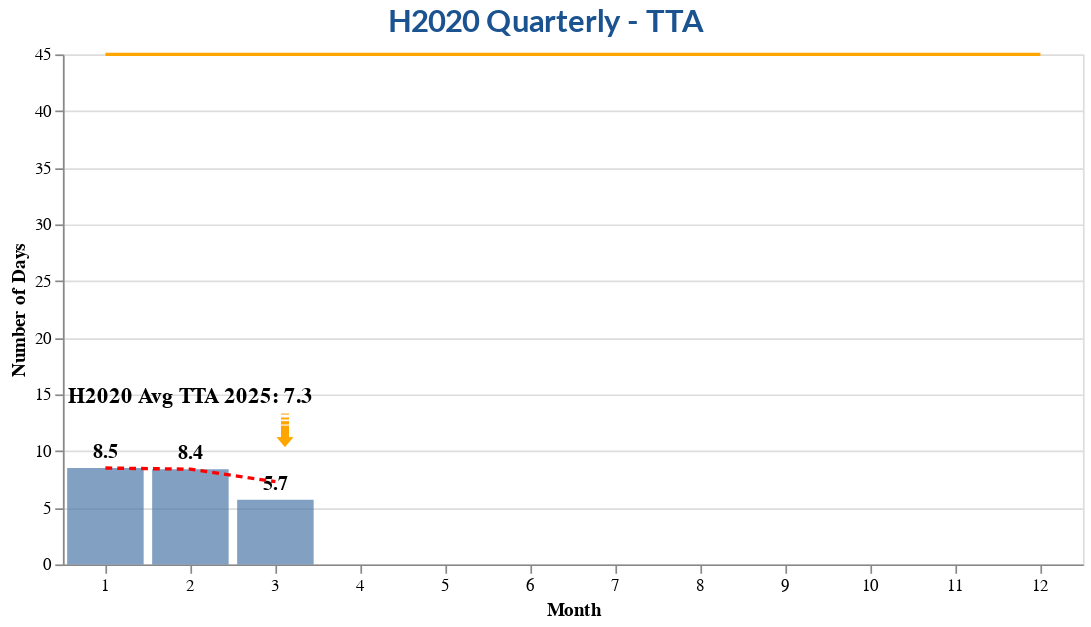

Notebook code for this chart:
### Code cell
chart_TTA_H2020 = chart_machine_tta(pivot_tta_h2020,'H2020',rolling_tta_H2020)
# chart_TTA_HEU = chart_machine_tta(amd_HEU_signed[1],'HEU',rolling_tta_HEU)
### CHARTS EXPORT IN PNG
# with selenium.webdriver.Chrome() as driver:
#            chart_TTA_H2020.save("chart_TTA_H2020.png")
#            chart_TTA_HEU.save("chart_TTA_HEU.png")

chart_TTA_H2020

### Figure 1 — Vega-Lite specification as saved in the notebook (floating-point values rounded to 4 significant figures)
{"config": {"view": {"continuousHeight": 300, "continuousWidth": 400}, "range": {"category": {"scheme": "blues"}}, "title": {"fontSize": 18, "font": "Lato", "anchor": "center", "color": "#1B5390", "fontWeight": "bold"}, "legend": {"labelColor": "black", "strokeColor": "#49b2d0", "padding": 10, "fillColor": "#d6eef4"}}, "layer": [{"mark": {"type": "bar", "color": "#4c78a8", "opacity": 0.7, "size": 45}, "encoding": {"x": {"axis": {"labelAngle": 0, "labelExpr": "datum.label"}, "field": "MonthNum", "title": "Month", "type": "ordinal"}, "y": {"field": "TTA", "title": "Number of Days", "type": "quantitative"}}}, {"mark": {"type": "text", "color": "black", "dy": -10, "fontSize": 12, "fontWeight": "bold"}, "encoding": {"text": {"field": "TTA", "format": ".1f", "type": "quantitative"}, "x": {"field": "MonthNum", "type": "ordinal"}, "y": {"field": "TTA", "type": "quantitative"}}}, {"data": {"name": "data-046875113279a951d0c1d596138587bc"}, "mark": {"type": "line", "color": "red", "size": 2, "strokeDash": [4, 3]}, "encoding": {"x": {"field": "MonthNum", "type": "ordinal"}, "y": {"field": "TTA", "type": "quantitative"}}}, {"data": {"name": "data-7e5ebaba2d2fcf9efee002e0f1f17446"}, "mark": {"type": "line", "color": "orange", "size": 2}, "encoding": {"x": {"field": "MonthNum", "type": "ordinal"}, "y": {"field": "time_limit", "type": "quantitative"}}}, {"data": {"name": "data-e21c9c3f89be9a2c3c6d7833dcfe8654"}, "mark": {"type": "text", "color": "black", "dx": -50, "dy": -50, "fontSize": 13, "fontWeight": "bold"}, "encoding": {"text": {"field": "Comment", "type": "nominal"}, "x": {"field": "MonthNum", "type": "ordinal"}, "y": {"field": "TTA", "type": "quantitative"}}}, {"data": {"name": "data-e21c9c3f89be9a2c3c6d7833dcfe8654"}, "mark": {"type": "text", "angle": 90, "color": "orange", "dx": -30, "dy": -5, "fontSize": 26}, "encoding": {"text": {"field": "Arrow", "type": "nominal"}, "x": {"field": "MonthNum", "type": "ordinal"}, "y": {"field": "TTA", "type": "quantitative"}}}], "data": {"name": "data-db5e437c79c09723a04103db57af3563"}, "height": 300, "title": "H2020 Quarterly - TTA ", "width": 600, "$schema": "https://vega.github.io/schema/vega-lite/v4.17.0.json", "datasets": {"data-db5e437c79c09723a04103db57af3563": [{"Month": "Jan", "ADG": 23.0, "COG": 7.0, "STG": 5.2, "SYG": 10.0, "Total": 8.5, "MonthNum": 1, "TTA": 8.5}, {"Month": "Feb", "ADG": 9.8, "COG": 11.6, "STG": 4.2, "SYG": 5.0, "Total": 8.4, "MonthNum": 2, "TTA": 8.4}, {"Month": "Mar", "ADG": 5.6, "COG": 7.0, "STG": 4.9, "SYG": 8.3, "Total": 5.7, "MonthNum": 3, "TTA": 5.7}], "data-046875113279a951d0c1d596138587bc": [{"Month": 1, "TTA": 8.5, "MonthNum": 1}, {"Month": 2, "TTA": 8.403, "MonthNum": 2}, {"Month": 3, "TTA": 7.299, "MonthNum": 3}], "data-7e5ebaba2d2fcf9efee002e0f1f17446": [{"MonthNum": 1, "time_limit": 45}, {"MonthNum": 2, "time_limit": 45}, {"MonthNum": 3, "time_limit": 45}, {"MonthNum": 4, "time_limit": 45}, {"MonthNum": 5, "time_limit": 45}, {"MonthNum": 6, "time_limit": 45}, {"MonthNum": 7, "time_limit": 45}, {"MonthNum": 8, "time_limit": 45}, {"MonthNum": 9, "time_limit": 45}, {"MonthNum": 10, "time_limit": 45}, {"MonthNum": 11, "time_limit": 45}, {"MonthNum": 12, "time_limit": 45}], "data-e21c9c3f89be9a2c3c6d7833dcfe8654": [{"MonthNum": 3.0, "TTA": 7.299, "Comment": "H2020 Avg TTA 2025: 7.3", "Arrow": "➟"}]}}
